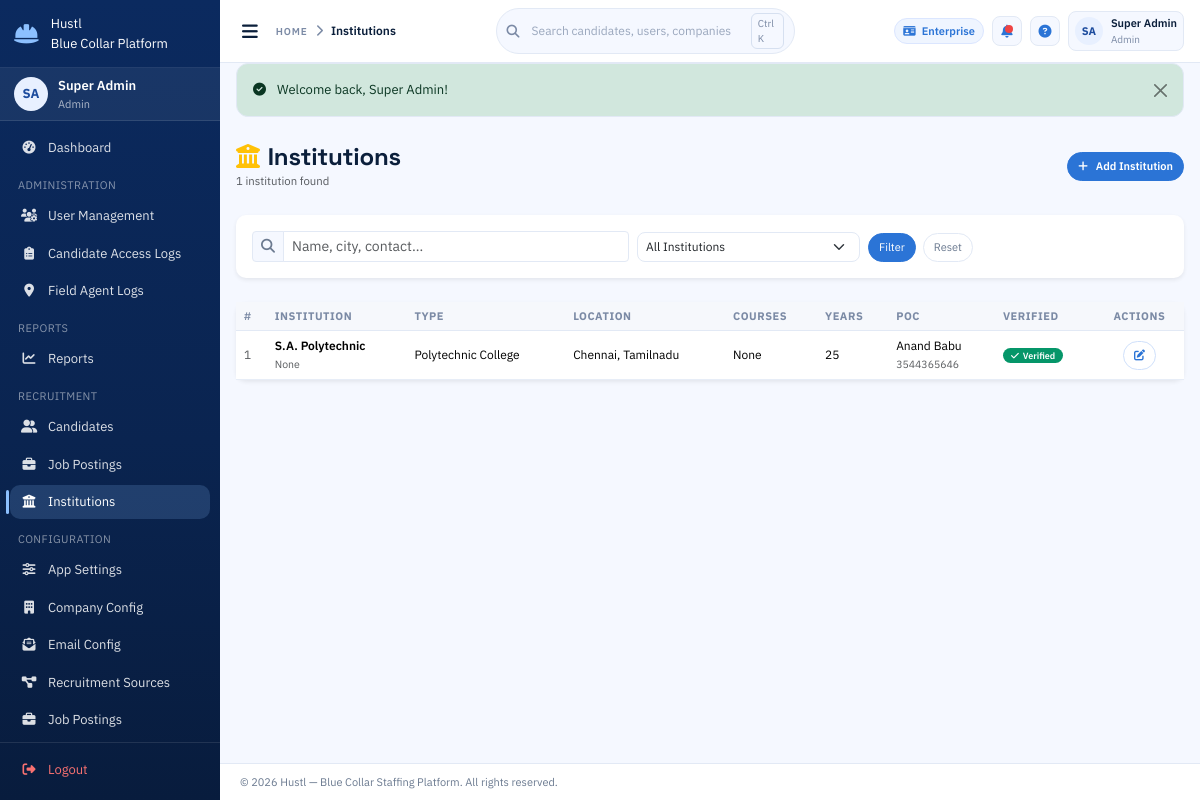
Page /institutions (signed in) on the committed database.
### models/user.py (models this page shows, shortened)
class User(Base):
    __tablename__ = "users"
    id = Column(Integer, primary_key=True, index=True)
    username = Column(String(50), unique=True, nullable=False, index=True)
    email = Column(String(100), unique=True, nullable=False, index=True)
    hashed_password = Column(String(255), nullable=False)
    seed_password = Column(String(255), nullable=True)
    role = Column(Enum(UserRole), nullable=False)
    license_type = Column(Enum(LicenseType), default=LicenseType.BASIC, nullable=False)
    full_name = Column(String(100), nullable=False)
    phone = Column(String(20), nullable=True)
    employee_id = Column(String(50), unique=True, nullable=True, index=True)
    date_of_birth = Column(DateTime, nullable=True)
    gender = Column(String(10), nullable=True)
    address = Column(Text, nullable=True)
    qualification = Column(String(100), nullable=True)
    experience_years = Column(Integer, nullable=True)
    department = Column(String(100), nullable=True)
    emergency_contact = Column(String(100), nullable=True)
    joining_date = Column(DateTime, nullable=True)
    reporting_manager = Column(String(100), nullable=True)
    is_active = Column(Boolean, default=True, nullable=False)
    is_verified = Column(Boolean, default=False, nullable=False)
    created_at = Column(DateTime, default=datetime.utcnow, nullable=False)
    updated_at = Column(DateTime, default=datetime.utcnow, onupdate=datetime.utcnow)
    last_login = Column(DateTime, nullable=True)
    created_by_id = Column(Integer, ForeignKey("users.id"), nullable=True)
    created_by = relationship("User", remote_side=[id], foreign_keys=[created_by_id])
    candidates_registered = relationship(
        "Candidate",
        back_populates="registered_by",
        foreign_keys="Candidate.registered_by_id",
    )

### models/institution.py (models this page shows)
class Institution(Base):
    __tablename__ = "institutions"
    id = Column(Integer, primary_key=True, index=True)
    name = Column(String(200), nullable=False, index=True)
    institution_type = Column(String(100), nullable=True)   # college / ITI / polytechnic / vocational
    location = Column(String(200), nullable=True)
    address = Column(Text, nullable=True)
    city = Column(String(100), nullable=True)
    state = Column(String(100), nullable=True)
    pincode = Column(String(10), nullable=True)
    courses_offered = Column(Text, nullable=True)           # comma-separated list
    years_of_operation = Column(Integer, nullable=True)
    affiliation = Column(String(200), nullable=True)
    student_strength = Column(Integer, nullable=True)
    poc_name = Column(String(100), nullable=True)
    poc_designation = Column(String(100), nullable=True)
    poc_email = Column(String(100), nullable=True)
    poc_phone = Column(String(20), nullable=True)
    is_verified = Column(Boolean, default=False, nullable=False)
    is_active = Column(Boolean, default=True, nullable=False)
    created_at = Column(DateTime, default=datetime.utcnow, nullable=False)
    updated_at = Column(DateTime, default=datetime.utcnow, onupdate=datetime.utcnow)

### routers/institutions.py (the view)
@router.get("")
async def institutions_list(
    request: Request,
    db: Session = Depends(get_db),
    page: int = 1,
    search: str = "",
    verified: str = "",
):
    user, redir = require_auth(request, db, *ALLOWED_ROLES)
    if redir:
        return redir
    query = db.query(Institution)
    if search:
        query = query.filter(
            (Institution.name.ilike(f"%{search}%")) |
            (Institution.city.ilike(f"%{search}%")) |
            (Institution.poc_name.ilike(f"%{search}%"))
        )
    if verified == "1":
        query = query.filter(Institution.is_verified == True)
    elif verified == "0":
        query = query.filter(Institution.is_verified == False)
    total = query.count()
    per_page = settings.ITEMS_PER_PAGE
    institutions = (
        query.order_by(Institution.created_at.desc())
        .offset((page - 1) * per_page)
        .limit(per_page)
        .all()
    )
    ctx = build_template_context(
        request, db,
        institutions=institutions,
        total=total,
        page=page,
        per_page=per_page,
        total_pages=(total + per_page - 1) // per_page,
        search=search,
        verified_filter=verified,
        page_title="Institutions",
    )
    return templates.TemplateResponse("institutions/list.html", ctx)

### templates/institutions/list.html (shortened to what this page needs)
{% extends "base.html" %}
{% block content %}
<div class="d-flex justify-content-between align-items-center mb-4">
  <div>
    <h4 class="fw-bold mb-0"><i class="fas fa-university text-warning me-2"></i>Institutions</h4>
    <small class="text-muted">{{ total }} institution{{ 's' if total != 1 else '' }} found</small>
  </div>
  <a href="/institutions/new" class="btn btn-warning fw-semibold">
    <i class="fas fa-plus me-2"></i>Add Institution
  </a>
</div>
<div class="card border-0 shadow-sm mb-4">
  <div class="card-body py-3">
    <form method="GET" action="/institutions" class="row g-2 align-items-end">
      <div class="col-md-5">
        <div class="input-group input-group-sm">
          <span class="input-group-text"><i class="fas fa-search"></i></span>
          <input type="text" name="search" class="form-control" placeholder="Name, city, contact…"
                 value="{{ search }}" />
        </div>
      </div>
      <div class="col-md-3">
        <select name="verified" class="form-select form-select-sm">
          <option value="">All Institutions</option>
        </select>
      </div>
      <div class="col-auto">
        <button type="submit" class="btn btn-primary btn-sm">Filter</button>
        <a href="/institutions" class="btn btn-outline-secondary btn-sm ms-1">Reset</a>
      </div>
    </form>
  </div>
</div>
<div class="card border-0 shadow-sm">
  <div class="card-body p-0">
    <div class="table-responsive">
      <table class="table table-hover align-middle mb-0">
        <thead class="table-dark">
          <tr>
            <th>#</th>
            <th>Institution</th>
            <th>Type</th>
            <th>Location</th>
            <th>Courses</th>
            <th>Years</th>
            <th>POC</th>
            <th>Verified</th>
            <th class="text-center">Actions</th>
          </tr>
        </thead>
        <tbody>
          {% for inst in institutions %}
          <tr class="js-row-link" data-href="/institutions/{{ inst.id }}">
            <td class="text-muted small">{{ inst.id }}</td>
            <td>
              <div class="fw-semibold">{{ inst.name }}</div>
              <small class="text-muted">{{ inst.affiliation or '' }}</small>
            </td>
            <td class="small">{{ inst.institution_type or '—' }}</td>
            <td class="small">{{ (inst.city or '') + (', ' + inst.state if inst.state else '') or '—' }}</td>
            <td class="small" style="max-width:150px;overflow:hidden;text-overflow:ellipsis;white-space:nowrap;"
                title="{{ inst.courses_offered or '' }}">
              {{ inst.courses_offered or '—' }}
            </td>
            <td class="small">{{ inst.years_of_operation or '—' }}</td>
            <td class="small">
              {{ inst.poc_name or '—' }}
              {% if inst.poc_phone %}<br><small class="text-muted">{{ inst.poc_phone }}</small>{% endif %}
            </td>
            <td>
              {% if inst.is_verified %}
              <span class="badge bg-success"><i class="fas fa-check me-1"></i>Verified</span>
              {% else %}
              <span class="badge bg-warning text-dark">Pending</span>
              {% endif %}
            </td>
            <td class="text-center">
              <a href="/institutions/{{ inst.id }}/edit" class="btn btn-outline-primary btn-sm">
                <i class="fas fa-edit"></i>
              </a>
            </td>
          </tr>
          {% endfor %}
        </tbody>
      </table>
    </div>
  </div>
</div>
{% endblock %}

### templates/base.html (shortened to what this page needs)
<!DOCTYPE html>
<html lang="en">
<head>
  <link href="https://cdn.jsdelivr.net/npm/bootstrap@5.3.2/dist/css/bootstrap.min.css" rel="stylesheet" />
  <link href="https://cdnjs.cloudflare.com/ajax/libs/font-awesome/6.5.0/css/all.min.css" rel="stylesheet" />
  <link href="/static/css/style.css" rel="stylesheet" />
</head>
<body class="si-app">
  <aside id="sidebar" class="si-sidebar">
    <div class="si-brand">
      <i class="fas fa-hard-hat si-brand-icon"></i>
      <div>
        <div class="si-brand-name">Hustl</div>
        <div class="si-brand-sub">Blue Collar Platform</div>
      </div>
    </div>
    {% if current_user %}
    <div class="si-user-card">
      <div class="si-avatar">{{ current_user.initials }}</div>
      <div class="si-user-info">
        <div class="si-user-name">{{ current_user.full_name }}</div>
        <div class="si-user-role">{{ current_user.role_display }}</div>
      </div>
    </div>
    {% endif %}
    <nav class="si-nav">
      <a class="si-nav-link {% if request.url.path == '/dashboard' %}active{% endif %}"
         href="/dashboard">
        <i class="fas fa-tachometer-alt"></i><span>Dashboard</span>
      </a>
      {% if current_user and current_user.role.value == 'institution' %}
      <div class="si-nav-section">Institution</div>
      <a class="si-nav-link {% if '/institutions/students' in request.url.path %}active{% endif %}"
         href="/institutions/students">
        <i class="fas fa-user-graduate"></i><span>Current Students</span>
      </a>
      <a class="si-nav-link {% if request.url.path == '/institutions/past-students' %}active{% endif %}"
         href="/institutions/past-students">
        <i class="fas fa-user-clock"></i><span>Past Students</span>
      </a>
      <div class="si-nav-section">Bulk Upload</div>
      <a class="si-nav-link {% if request.url.path == '/institutions/bulk-upload' %}active{% endif %}"
         href="/institutions/bulk-upload">
        <i class="fas fa-file-upload"></i><span>Bulk Upload to Layam</span>
      </a>
      {% else %}
      {% if current_user and current_user.role.value == 'admin' %}
      <div class="si-nav-section">Administration</div>
      <a class="si-nav-link {% if '/admin/users' in request.url.path %}active{% endif %}"
         href="/admin/users">
        <i class="fas fa-users-cog"></i><span>User Management</span>
      </a>
      <a class="si-nav-link {% if request.url.path == '/admin/candidate-access-logs' %}active{% endif %}"
         href="/admin/candidate-access-logs">
        <i class="fas fa-clipboard-list"></i><span>Candidate Access Logs</span>
      </a>
      <a class="si-nav-link {% if '/admin/field-agent-locations' in request.url.path %}active{% endif %}"
         href="/admin/field-agent-locations">
        <i class="fas fa-location-dot"></i><span>Field Agent Logs</span>
      </a>
      {% endif %}
      {% if current_user %}
      <div class="si-nav-section">Reports</div>
      <a class="si-nav-link {% if '/reports' in request.url.path %}active{% endif %}"
         href="/reports">
        <i class="fas fa-chart-line"></i><span>Reports</span>
      </a>
      {% endif %}
      {% if current_user and current_user.role.value in ['admin','manager','recruiter','field_agent'] %}
      <div class="si-nav-section">Recruitment</div>
      <a class="si-nav-link {% if '/candidates' in request.url.path %}active{% endif %}"
         href="/candidates">
        <i class="fas fa-user-friends"></i><span>Candidates</span>
      </a>
      <a class="si-nav-link {% if '/jobs' in request.url.path %}active{% endif %}"
         href="/jobs">
        <i class="fas fa-briefcase"></i><span>Job Postings</span>
      </a>
      {% endif %}
      {% if current_user and current_user.role.value in ['admin','employer'] %}
      <a class="si-nav-link {% if '/institutions' in request.url.path %}active{% endif %}"
         href="/institutions">
        <i class="fas fa-university"></i><span>Institutions</span>
      </a>
      {% endif %}
      {% if current_user and current_user.role.value in ['admin','employer'] %}
      <div class="si-nav-section">Configuration</div>
      {% if current_user.role.value == 'admin' %}
      <a class="si-nav-link {% if request.url.path == '/config/app' %}active{% endif %}"
         href="/config/app">
        <i class="fas fa-sliders-h"></i><span>App Settings</span>
      </a>
      {% endif %}
      <a class="si-nav-link {% if request.url.path == '/config/company' %}active{% endif %}"
         href="/config/company">
        <i class="fas fa-building"></i><span>Company Config</span>
      </a>
      <a class="si-nav-link {% if request.url.path == '/config/email' %}active{% endif %}"
         href="/config/email">
        <i class="fas fa-envelope-open-text"></i><span>Email Config</span>
      </a>
      <a class="si-nav-link {% if '/config/recruitment-sources' in request.url.path %}active{% endif %}"
         href="/config/recruitment-sources">
        <i class="fas fa-project-diagram"></i><span>Recruitment Sources</span>
      </a>
      <a class="si-nav-link {% if '/jobs' in request.url.path %}active{% endif %}"
         href="/jobs">
        <i class="fas fa-briefcase"></i><span>Job Postings</span>
      </a>
      <a class="si-nav-link {% if '/config/job-profiles' in request.url.path %}active{% endif %}"
         href="/config/job-profiles">
      </a>
      {% endif %}
      {% endif %}
    </nav>
    <div class="si-sidebar-footer">
      <a class="si-nav-link si-logout" href="/logout">
        <i class="fas fa-sign-out-alt"></i><span>Logout</span>
      </a>
    </div>
  </aside>
  <div id="main" class="si-main">
    <header class="si-topbar">
      <div class="si-topbar-left">
        <button class="si-toggle-btn" id="sidebarToggle" title="Toggle sidebar">
          <i class="fas fa-bars"></i>
        </button>
        <div class="si-breadcrumb">
          <span class="si-breadcrumb-label">Home</span>
          <i class="fas fa-chevron-right"></i>
          <span class="si-breadcrumb-current">{{ page_title or 'Dashboard' }}</span>
        </div>
      </div>
      <div class="si-topbar-center">
        <div class="si-search">
          <i class="fas fa-search"></i>
          <input type="text" placeholder="Search candidates, users, companies" />
          <span class="si-search-kbd">Ctrl K</span>
        </div>
      </div>
      <div class="si-topbar-right">
        {% if current_user %}
        <span class="si-chip si-license-badge">
          <i class="fas fa-id-card"></i>
          {{ current_user.license_type.value | title }}
        </span>
        <button class="si-icon-btn" title="Notifications">
          <span class="si-dot"></span>
        </button>
        <button class="si-icon-btn" title="Help">
          <i class="fas fa-circle-question"></i>
        </button>
        <div class="si-profile">
          <div class="si-avatar-sm">{{ current_user.initials }}</div>
          <div class="si-profile-meta">
            <div class="si-profile-name">{{ current_user.full_name }}</div>
            <div class="si-profile-role">{{ current_user.role_display }}</div>
          </div>
        </div>
        {% endif %}
      </div>
    </header>
    <div class="si-flash-zone">
      {% for msg in flash_messages %}
      <div class="alert alert-{{ 'danger' if msg.category == 'error' else msg.category }} alert-dismissible fade show si-alert" role="alert">
        {% if msg.category == 'success' %}<i class="fas fa-check-circle me-2"></i>
        {% elif msg.category == 'danger' %}<i class="fas fa-exclamation-circle me-2"></i>
        {% elif msg.category == 'warning' %}<i class="fas fa-exclamation-triangle me-2"></i>
        {% else %}<i class="fas fa-info-circle me-2"></i>{% endif %}
        {{ msg.message }}
        <button type="button" class="btn-close" data-bs-dismiss="alert"></button>
      </div>
      {% endfor %}
    </div>
    <main class="si-content">
      {% block content %}{% endblock %}
    </main>
    <footer class="si-footer">
      &copy; 2026 Hustl &mdash; Blue Collar Staffing Platform. All rights reserved.
    </footer>
  </div>
</body>
</html>

### rows in the picture
User: initials "SA", full_name "Super Admin", role_display "Admin", license_type.value "Enterprise"
Institution: id "1", name "S.A. Polytechnic", affiliation "None", institution_type "Polytechnic College", city+state "Chennai, Tamilnadu", courses_offered "None", years_of_operation "25", poc_name "Anand Babu", poc_phone "3544365646", is_verified True (drawn)

### other values in the picture
{{ page_title or 'Dashboard' }} "Institutions"
{{ msg.message }} "Welcome back, Super Admin!"
{{ total }} "1"
